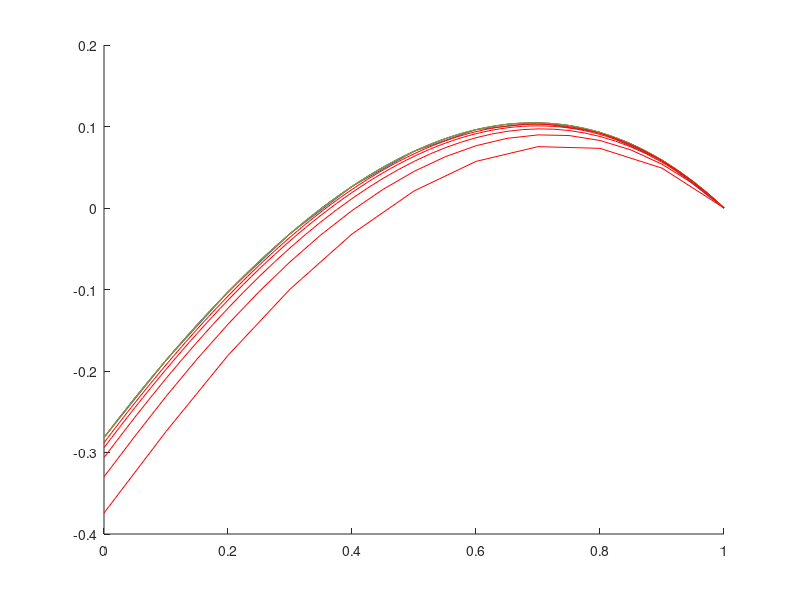

The MATLAB script that drew this image:
%%Homework 2: Problem 2, solving -u'' = exp(x) with two sets of boundary
%%conditions
% Set A: u(0) = 1, u(1) = 0
% Set B: u'(0) = 1, u(1) = 0
% Use Jacobi Method
clear;
h=0.1; 
l=1; 
norms1 = zeros(3,3); 
n = 'B'; 

switch n
    case 'A'  
        %Set A
        while h>= 0.00625
            x = 0:h:1;
            N = length(x);
            %initial guess
            u0 = ones(N,1);
            size(u0)
            u(1) = 1;
       
            b = exp(x);
            b(ceil(end/2)) = b(ceil(end/2)) + h;
            boundary_data = zeros(N-2,1); 
            boundary_data(1) = 1; 
            %When u(1) = h
            boundary_data(end)=h; 
            b = b(2:end-1); 
            figure(1);
            hold on;
            u_true = 2+(exp(1) - 2)*x - exp(x);
            plot(x,u_true)
            main = 2*ones(N-2,1); 
            s = -1*ones(N-3,1); 
            A = (diag(main) + diag(s,-1) + diag(s,1));
            b = b';
            b=h^2*b+boundary_data;
            u = A\b;
            u = u'; 
            
            u = [1 u 0]; 
            
            plot(x,u,'r')
            error = u-u_true;

            norm1 = 0;
            %1 norm
            for i = 1:length(error)
                norm1 = norm1 + abs(error(i)) ;
            end
            norm1 = norm1*h;
            norms1(l,1) = norm1;
            
            %inf norm
            infnorm = max(abs(error));
            norms1(l,3) = infnorm;
            norm2 = 0;
            %two norm
            for i = 1:length(error)
                norm2 = norm2 + abs(error(i))^2;
            end
            norm2 = (h*norm2)^(1/2);
            norms1(l,2) = norm2;
            l = l+1;
            
            h = h/2;
            h
        end
        
        % Order of convergence
        format short
        fprintf('$h = 0.1$ & %.4f & %.4f & %.4f\\\\ \n',-log(norms1(2,1)/norms1(1,1))/log(2),-log(norms1(2,2)/norms1(1,2))/log(2),-log(norms1(2,3)/norms1(1,3))/log(2));
        fprintf('$h = 0.05$ & %.4f & %.4f & %.4f\\\\ \n',-log(norms1(3,1)/norms1(2,1))/log(2),-log(norms1(3,2)/norms1(2,2))/log(2),-log(norms1(3,3)/norms1(2,3))/log(2));
        fprintf('$h = 0.025$ & %.4f & %.4f & %.4f\\\\ \n',-log(norms1(4,1)/norms1(3,1))/log(2),-log(norms1(4,2)/norms1(3,2))/log(2),-log(norms1(4,3)/norms1(3,3))/log(2));
        fprintf('$h = 0.0125$ & %.4f & %.4f & %.4f\\\\ \n',-log(norms1(5,1)/norms1(4,1))/log(2),-log(norms1(5,2)/norms1(4,2))/log(2),-log(norms1(5,3)/norms1(4,3))/log(2));
        
        p_1 = -log(norms1(2,1)/norms1(1,1))/log(2);
        p_1 = -log(norms1(3,1)/norms1(2,1))/log(2);
        p_1 = -log(norms1(4,1)/norms1(3,1))/log(2);
        p_1 = -log(norms1(5,1)/norms1(4,1))/log(2);
        p_2 = -log(norms1(2,2)/norms1(1,2))/log(2);
        p_2 = -log(norms1(3,2)/norms1(2,2))/log(2);
        p_2 = -log(norms1(4,1)/norms1(3,1))/log(2);
        p_2 = -log(norms1(5,1)/norms1(4,1))/log(2);
        p_i = -log(norms1(2,3)/norms1(1,3))/log(2);
        p_i = -log(norms1(3,3)/norms1(2,3))/log(2);
        p_i = -log(norms1(4,1)/norms1(3,1))/log(2);
        p_i = -log(norms1(5,1)/norms1(4,1))/log(2);
    
    case 'B'
        %Set B: Discretize u'(0) = 1 two ways: (u1-u0)/h = 1 or (?3u0 + 4u1 ? u2)/(2h) = 1
        while h>= 0.00625
            x = 0:h:1;
            N = length(x);
            %initial guess
            u0 = ones(N,1);
            size(u0)
            u(1) = 1;
       
            b = exp(x);
            boundary_data = zeros(N-2,1); 
            %For first order one sided
            %boundary_data(1) = -h; 
            %For first order one sided edited
            %boundary_data(1) = -h - h^2; 
            %for second order one sided
            %boundary_data(1) = -2/3*h;
            %For second order one sided edited
            boundary_data(1) = -2/3*(h+h^2);
            b = b(2:end-1); 
            figure(1);
            hold on;
            u_true = 2*x+exp(1)-2 - exp(x);
            plot(x,u_true)
            main = 2*ones(N-2,1); 
            s = -1*ones(N-3,1); 
            A = (diag(main) + diag(s,-1) + diag(s,1));
            %%% With one sided first order, 
            %A(1,1) = 1; 
            %%% With one sided seoncd order; 
            A(1,1) = 2-4/3; 
            A(1,2) = -(1-1/3); 
            
            b = b';
            b=h^2*b+boundary_data;
            u = A\b;
            u = u'; 
            %One sided first order
            a = u(1)-h; 
            u = [a u 0]; 
            
            plot(x,u,'r')
            error = u-u_true;

            norm1 = 0;
            %1 norm
            for i = 1:length(error)
                norm1 = norm1 + abs(error(i)) ;
            end
            norm1 = norm1*h;
            norms1(l,1) = norm1;
            
            %inf norm
            infnorm = max(abs(error));
            norms1(l,3) = infnorm;
            norm2 = 0;
            %two norm
            for i = 1:length(error)
                norm2 = norm2 + abs(error(i))^2;
            end
            norm2 = (h*norm2)^(1/2);
            norms1(l,2) = norm2;
            l = l+1;
            
            h = h/2;
            h
        end
        
        % Order of convergence
        format short
        fprintf('$h = 0.1$ & %.4f & %.4f & %.4f\\\\ \n',-log(norms1(2,1)/norms1(1,1))/log(2),-log(norms1(2,2)/norms1(1,2))/log(2),-log(norms1(2,3)/norms1(1,3))/log(2));
        fprintf('$h = 0.05$ & %.4f & %.4f & %.4f\\\\ \n',-log(norms1(3,1)/norms1(2,1))/log(2),-log(norms1(3,2)/norms1(2,2))/log(2),-log(norms1(3,3)/norms1(2,3))/log(2));
        fprintf('$h = 0.025$ & %.4f & %.4f & %.4f\\\\ \n',-log(norms1(4,1)/norms1(3,1))/log(2),-log(norms1(4,2)/norms1(3,2))/log(2),-log(norms1(4,3)/norms1(3,3))/log(2));
        fprintf('$h = 0.0125$ & %.4f & %.4f & %.4f\\\\ \n',-log(norms1(5,1)/norms1(4,1))/log(2),-log(norms1(5,2)/norms1(4,2))/log(2),-log(norms1(5,3)/norms1(4,3))/log(2));
        
        p_1 = -log(norms1(2,1)/norms1(1,1))/log(2);
        p_1 = -log(norms1(3,1)/norms1(2,1))/log(2);
        p_1 = -log(norms1(4,1)/norms1(3,1))/log(2);
        p_1 = -log(norms1(5,1)/norms1(4,1))/log(2);
        p_2 = -log(norms1(2,2)/norms1(1,2))/log(2);
        p_2 = -log(norms1(3,2)/norms1(2,2))/log(2);
        p_2 = -log(norms1(4,1)/norms1(3,1))/log(2);
        p_2 = -log(norms1(5,1)/norms1(4,1))/log(2);
        p_i = -log(norms1(2,3)/norms1(1,3))/log(2);
        p_i = -log(norms1(3,3)/norms1(2,3))/log(2);
        p_i = -log(norms1(4,1)/norms1(3,1))/log(2);
        p_i = -log(norms1(5,1)/norms1(4,1))/log(2);


end